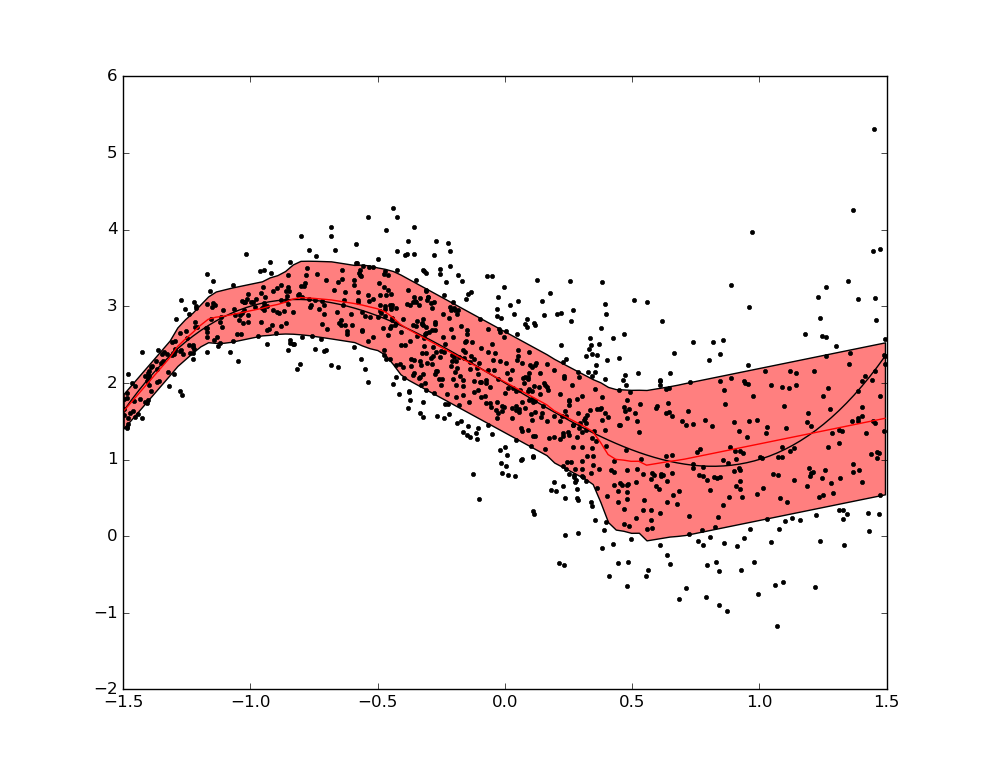

Source code (Python):
import matplotlib
matplotlib.use("TkAgg")
import numpy as np
import teutoburg
from pylab import *
import sympy as sp
from itertools import repeat

num_data_dims = 1
num_label_dims = 1
num_train_data = 1000
num_trees= 50
num_lvls = 2
num_test_data = 100
test_scale = 5
num_features = 5
numThresholds = 5

npp = 100
verbose = False

def f(x):
    #return (-2*x) + (1)*(x>-0.5) + (1 + 2*x)*(x>0.5)
    return x**3-2*x+2

x = np.hstack((np.random.rand(num_train_data/4)-1.5, np.random.rand(num_train_data/2)-0.5, np.random.rand(num_train_data/4)+0.5))
y = f(x)
y += np.random.randn(*y.shape)*(x+2.0)/3.0

training_data = x.reshape((-1,1))
training_labels = y.reshape((-1,1))

testing_data = np.linspace(training_data.min(),training_data.max(), num_test_data).reshape((-1,1))
forest = teutoburg.trainRegressionForest(list(zip(training_data, training_labels)), num_trees, num_features, numThresholds, num_lvls, verbose)
res  = forest(list(zip(testing_data,repeat(None))))

pred = np.zeros((num_test_data, num_label_dims), dtype=float)
cov  = np.zeros((num_test_data, num_label_dims, num_label_dims), dtype=float)
for i, datapoint_resp in enumerate(res):
    for (d_pred, d_cov) in datapoint_resp:
        pred[i, :] += d_pred
        cov[i, :, :] += d_cov
pred /= num_trees;
cov  /= num_trees;


figure()

plot(training_data, training_labels, 'k.')
plot(testing_data, f(testing_data), 'k-')
plot(testing_data, pred, 'r-')
fill_between(testing_data.squeeze(), pred.squeeze()+np.sqrt(cov.squeeze()), pred.squeeze()-np.sqrt(cov.squeeze()), facecolor=(1.0,0.0,0.0,0.5))

show()
